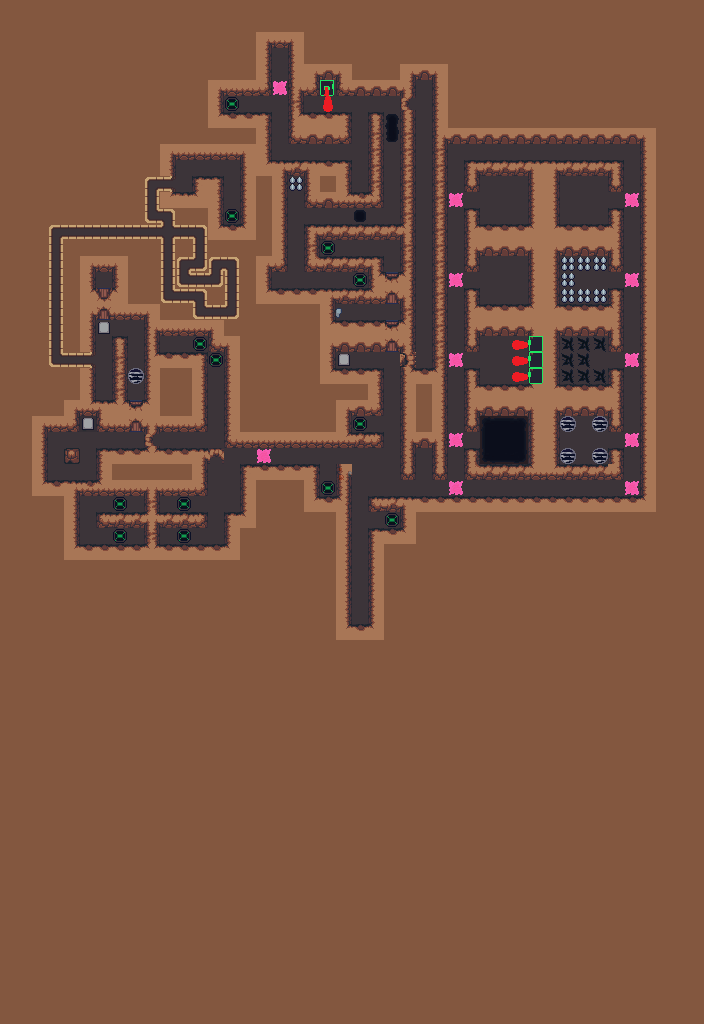

A 2D game scene composited from a Tiled map and its tileset images. What follows is a short description and the map's XML, with each tile layer's data collapsed to a summary:
An orthogonal 44x64 tile map with 16x16 px tiles, 3 tile layers (Art_Base, Art_Gameplay, Art_AbovePlayer), 1 hidden layer not drawn, 3 tilesets and 19 objects (spawn).

<map version="1.2" tiledversion="1.2.3" orientation="orthogonal" renderorder="right-down" width="44" height="64" tilewidth="16" tileheight="16" infinite="0" backgroundcolor="#83573f" nextlayerid="6" nextobjectid="40">
 <tileset firstgid="1" source="tileset/GameplayTileset.tsx" />
 <tileset firstgid="33" source="tileset/SlimeCave.tsx" />
 <tileset firstgid="584" source="tileset/GameplayImages.tsx" />
 <layer id="1" name="Art_Base" width="44" height="64" locked="1">
  <data>[2816 cells, 886 non-empty, 42 distinct tile ids]</data>
 </layer>
 <layer id="2" name="Art_Gameplay" width="44" height="64">
  <properties>
   <property name="Modify" value="" />
  </properties>
  <data>[2816 cells, 123 non-empty, 34 distinct tile ids]</data>
 </layer>
 <layer id="3" name="Art_AbovePlayer" width="44" height="64">
  <properties>
   <property name="Front" value="" />
  </properties>
  <data>[2816 cells, 14 non-empty, 7 distinct tile ids]</data>
 </layer>
 <layer id="4" name="Gameplay" width="44" height="64" visible="0" locked="1" opacity="0.38">
  <data>[2816 cells, 650 non-empty, 21 distinct tile ids]</data>
 </layer>
 <objectgroup id="5" name="Properties" locked="1">
  <object id="13" x="496" y="192" width="16" height="16">
   <properties>
    <property name="direction" value="vertical" />
   </properties>
  </object>
  <object id="14" x="576" y="176" width="16" height="16">
   <properties>
    <property name="direction" value="horizontal" />
   </properties>
  </object>
  <object id="15" x="576" y="208" width="16" height="16">
   <properties>
    <property name="direction" value="horizontal" />
   </properties>
  </object>
  <object id="17" x="224" y="96" width="16" height="16">
   <properties>
    <property name="location" value="22,26" />
   </properties>
  </object>
  <object id="18" x="352" y="416" width="16" height="16">
   <properties>
    <property name="location" value="14,6" />
   </properties>
  </object>
  <object id="19" x="208" y="352" width="16" height="16">
   <properties>
    <property name="location" value="12,21" />
   </properties>
  </object>
  <object id="20" x="192" y="336" width="16" height="16">
   <properties>
    <property name="location" value="13,22" />
   </properties>
  </object>
  <object id="24" x="320" y="480" width="16" height="16">
   <properties>
    <property name="location" value="14,13" />
   </properties>
  </object>
  <object id="25" x="224" y="208" width="16" height="16">
   <properties>
    <property name="location" value="20,30" />
   </properties>
  </object>
  <object id="26" x="320" y="240" width="16" height="16">
   <properties>
    <property name="location" value="22,17" />
   </properties>
  </object>
  <object id="27" x="352" y="272" width="16" height="16">
   <properties>
    <property name="location" value="20,15" />
   </properties>
  </object>
  <object id="28" x="80" y="416" width="16" height="16">
   <properties>
    <property name="onPass" value="setGate(8,25,open;8,26,open)" />
   </properties>
  </object>
  <object id="29" name="spawn" x="368" y="464" width="16" height="16" />
  <object id="30" x="336" y="352" width="16" height="16">
   <properties>
    <property name="onPass" value="setGate(24,20,open;24,21,open)" />
   </properties>
  </object>
  <object id="31" x="320" y="304" width="16" height="16">
   <properties>
    <property name="onHit" value="setGate(24,17,open;24,18,open)" />
   </properties>
  </object>
  <object id="34" x="176" y="496" width="16" height="16">
   <properties>
    <property name="location" value="7,31" />
   </properties>
  </object>
  <object id="36" x="112" y="496" width="16" height="16">
   <properties>
    <property name="location" value="11,31" />
   </properties>
  </object>
  <object id="37" x="112" y="528" width="16" height="16">
   <properties>
    <property name="location" value="11,33" />
   </properties>
  </object>
  <object id="38" x="176" y="528" width="16" height="16">
   <properties>
    <property name="location" value="7,33" />
   </properties>
  </object>
 </objectgroup>
</map>
